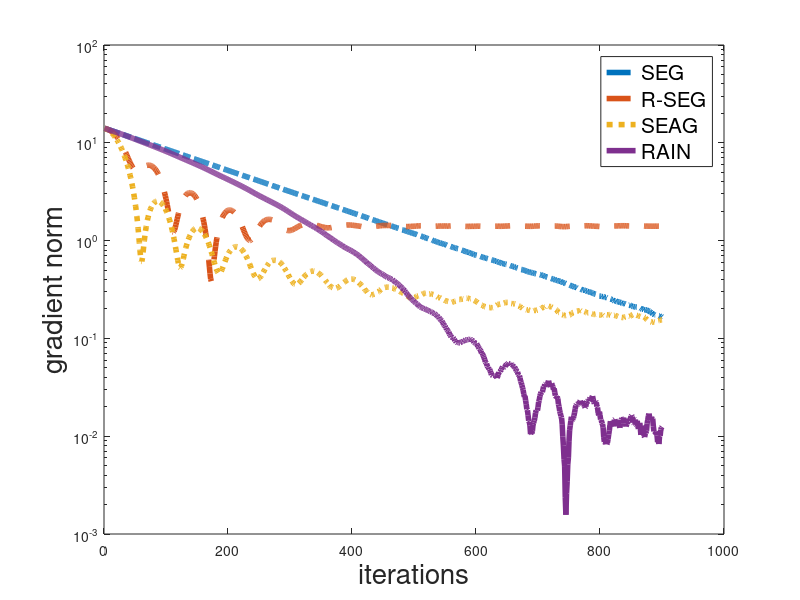

MATLAB code for this plot:
rng(42);

% f(x,y) = xy
% comparing RAIN, EG, EAG, R-EG

n = 900;
tau = 0.1;
z0 = [10,10]';
sigma = 0.001;

REG_flow = zeros(n,2);
REG_gnorm = zeros(n,1);
z = z0;
lambda = 0.1;
for i = 1:n
    w = z - tau * [z(2),-z(1)]' + tau * lambda * (z0 - z) + normrnd(0,sigma,[2,1]);
    z = z - tau * [w(2),-w(1)]' + tau * lambda * (z0 - w) + normrnd(0,sigma,[2,1]);
    REG_flow(i,:) = z;
    REG_gnorm(i) = norm(z);
end

EAG_flow = zeros(n,2);
EAG_gnorm = zeros(n,1);
z = z0;
for i = 1:n
    w = z - tau * [z(2),-z(1)]' + 1 / (i+2) * (z0 - z) + normrnd(0,sigma,[2,1]);
    z = z - tau * [w(2),-w(1)]' + 1 / (i+2) * (z0 - z) + normrnd(0,sigma,[2,1]);
    EAG_flow(i,:) = z;
    EAG_gnorm(i) = norm(z);
end

RAIN_flow = zeros(n,2);
RAIN_gnorm = zeros(n,1);
z = z0;
gamma = 0.001; 
for i = 1:n
    w = z - tau * [z(2),-z(1)]' + normrnd(0,sigma,[2,1]);
    for  j = 1:i
        w = w + tau * lambda * gamma * (1 + gamma)^j * (RAIN_flow(j,:)' - z);
    end
    z = z - tau * [w(2),-w(1)]' + normrnd(0,sigma,[2,1]); 
    for  j = 1:i
        z = z + tau * lambda  * gamma * (1+ gamma)^j * (RAIN_flow(j,:)' - w) ;
    end
    RAIN_flow(i,:) = z;
    RAIN_gnorm(i) = norm(z);
end

EG_flow = zeros(n,2);
EG_gnorm = zeros(n,1);
z = z0;
for i = 1:n
    w = z - tau * [z(2),-z(1)]' + normrnd(0,sigma,[2,1]);
    z = z - tau * [w(2),-w(1)]' + normrnd(0,sigma,[2,1]);
    EG_flow(i,:) = z;
    EG_gnorm(i) = norm(z);
end

figure(2);
semilogy(EG_gnorm(1:n),'-.','linewidth',4);
hold on;
semilogy(REG_gnorm(1:n),'--','linewidth',4);
hold on;
semilogy(EAG_gnorm(1:n),':','linewidth',4);
hold on;
semilogy(RAIN_gnorm(1:n),'-','linewidth',4);
hold on;
legend('SEG','R-SEG','SEAG','RAIN','fontsize',15);
xlabel('iterations','fontsize',20);
ylabel('gradient norm','fontsize',20);
